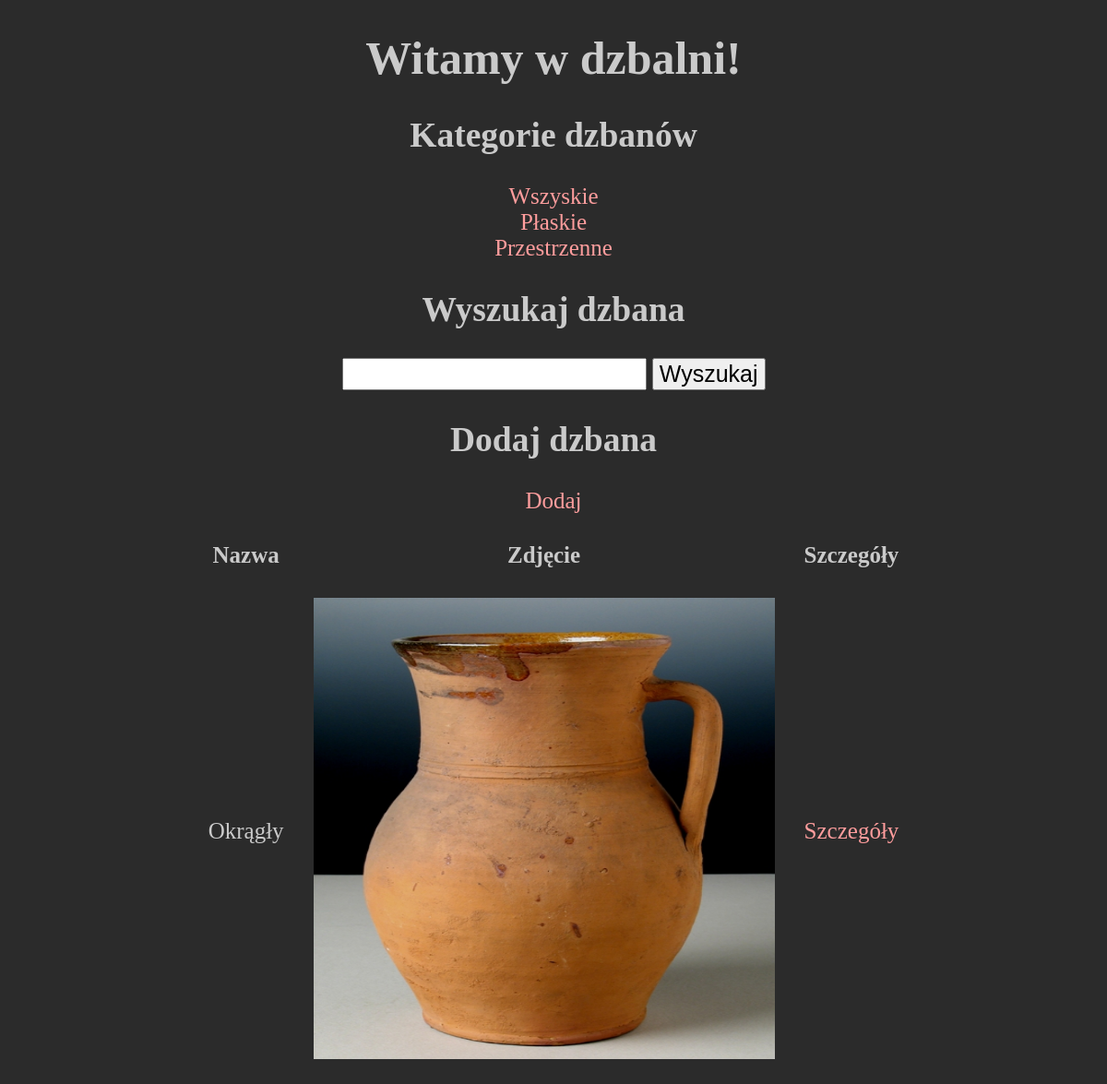
Page /index.php?idKat=1 on the committed database.
### tables this page shows
CREATE TABLE `kategorie` (
  `ID` int(10) UNSIGNED NOT NULL,
  `nazwa` varchar(50) NOT NULL,
  `opis` text NOT NULL
);

CREATE TABLE `dzbany` (
  `ID` int(10) UNSIGNED NOT NULL,
  `idKategorii` int(10) UNSIGNED NOT NULL,
  `nazwa` varchar(50) NOT NULL,
  `obrazek` varchar(50) NOT NULL,
  `opis` text NOT NULL,
  `pojemnosc` int(11) NOT NULL,
  `wysokosc` int(11) NOT NULL
);

### index.php (the view, shortened to what this page needs)
<!DOCTYPE html>
<html lang="pl">
<head>
	<link rel="stylesheet" href="style.css" />
</head>
<body>
	<header>
		<h1>Witamy w dzbalni!</h1>
	</header>
	<main>
		<article>
			<header>
				<h2>Kategorie dzbanów</h2>
			</header>
			<?php
			$conn = new mysqli("localhost", "root", "", "dzbanyv2db");
			$sql = "SELECT id, nazwa FROM kategorie";
			$result = $conn->query($sql);
			echo "<a href='index.php'> Wszyskie</a><br>";
			while ($row = $result->fetch_object()) {
				echo " <a href='index.php?idKat={$row->id}'>{$row->nazwa}</a><br>";
			}
			?>
		</article>
		<article>
			<header>
				<h2>Wyszukaj dzbana</h2>
			</header>
			<form>
				<p>
					<input type="text" name="nazwa">
					<input type="submit" value="Wyszukaj">
				</p>
			</form>
		</article>
		<article>
			<header>
				<h2>Dodaj dzbana</h2>
			</header>
			<a href="insertForm.php">Dodaj</a>
		</article>
		<article>
			<?php
			$sql = "SELECT ID, nazwa, obrazek FROM dzbany";
			if (isset($_GET["idKat"])) {
				$idKat = $_GET["idKat"];
				$sql .= " WHERE idKategorii = $idKat";
			} else if (isset($_GET["nazwa"])) {
				$nazwa = $_GET["nazwa"];
				$sql .= " WHERE nazwa LIKE '%$nazwa%'";
			}
			$result = $conn->query($sql);
			if ($result->num_rows > 0) {
				echo "<table><thead><tr><th>Nazwa</th><th>Zdjęcie</th><th>Szczegóły</th></tr></thead>";
				while ($row = $result->fetch_object()) {
					echo "<tr><td>{$row->nazwa}</td><td><img src='images/{$row->obrazek}'></td><td><a href='details.php?id={$row->ID}'>Szczegóły</a></td></tr>";
				}
				echo "</table>";
			} else {
				echo "Nie ma dzbanów w tej kategorii.";
			}
			?>
		</article>
	</main>
</body>
</html>

### style.css (style rules this page uses)
body { background-color: rgb(43, 43, 43); color: rgb(202, 202, 202); text-align: center; font-size: 25px; margin-left: 5%; margin-right: 5%; }
input[type="text"], input[type="submit"], input[type="number"], textarea, select { font-size: 25px; }
a { text-decoration: none; }
a:link { color: rgb(255, 157, 157); }
table { margin: auto; border-spacing: 30px; }
img { width: 500px; height: 500px; }

### rows in the picture
kategorie: nazwa "Płaskie"
kategorie: nazwa "Przestrzenne"
dzbany: nazwa "Okrągły", obrazek (picture)
